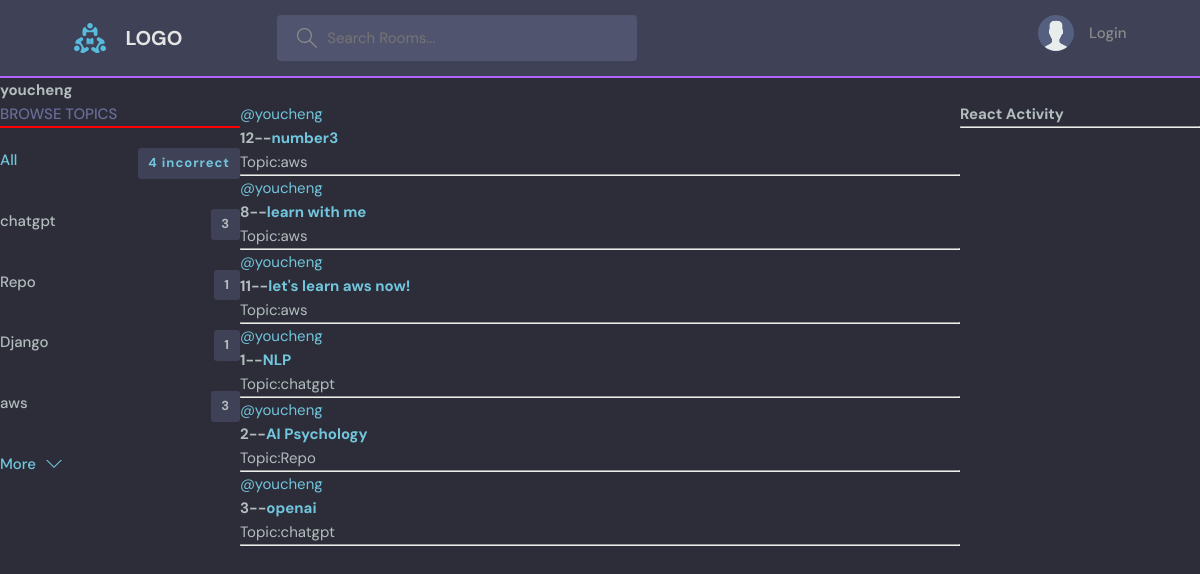
Page /profile/1/ on the committed database.
### base/models.py (models this page shows, shortened)
class Topic(models.Model):
    name = models.CharField(max_length=200)

class Room(models.Model): #Room 是 Topic 的child
    host = models.ForeignKey(User, on_delete=models.SET_NULL, null=True)
    topic = models.ForeignKey(Topic, on_delete=models.SET_NULL, null=True) #Class topic在上面，所以直接用，如果是在下面，要以字串'Topic'呼叫
    name = models.CharField(max_length=200)
    description = models.TextField(null=True, blank=True)
    participants = models.ManyToManyField(
        User, related_name='participants', blank=True) #前面用過User表格了，這裡要在取用另一個User表格，所以要related_name
    updated = models.DateTimeField(auto_now=True)
    created = models.DateTimeField(auto_now_add=True)
    class Meta:
       ordering = ['-updated', '-created']

### base/views.py (the view)
# urls.py: path('profile/<str:pk>/', views.userProfile, name="user-profile"),
def userProfile(request,pk):
    user = User.objects.get(id=pk)
    rooms = user.room_set.all()
    room_message = user.message_set.all()
    topics = Topic.objects.all()
    context = {'user':user,
               'rooms':rooms,
               'room_message':room_message,
               'topics':topics}
    return render(request,'base/profile.html',context)

### base/templates/base/profile.html (shortened to what this page needs)
{% extends 'main.html' %}
{% block content %}
<h1>{{user.username}}</h1>
<div class="profile-container">
    <div>
        {% include 'base/topics_component.html' %}
    </div>
    <div>
        {% include 'base/feed_component.html' %}
    </div>
    <div>
        {% include 'base/activity_component.html' %}
    </div>
</div>
{% endblock %}

### base/templates/base/topics_component.html
<div class="topics">
    <div class="topics__header">
      <h2>Browse Topics</h2>
      <hr color="red">
    </div>
    <ul class="topics__list">
      <li>
        <a href="{% url 'home' %}" class="active">All <span>{{topics.count}} incorrect</span></a>
      </li>
      {% for topic in topics %}
      <li>
        <a href="{% url 'home' %}?q={{topic.name}}">{{topic.name}} <span>{{topic.room_set.count}}</span></a>
      </li>
      {% endfor%}
    </ul>
    <a class="btn btn--link" href="topics.html">
      More
      <svg version="1.1" xmlns="http://www.w3.org/2000/svg" width="32" height="32" viewBox="0 0 32 32">
        <title>chevron-down</title>
        <path d="M16 21l-13-13h-3l16 16 16-16h-3l-13 13z"></path>
      </svg>
    </a>
  </div>

### base/templates/base/feed_component.html (shortened to what this page needs)
<div>
    {% for room in rooms %}
    <div>
        <a href="{% url 'user-profile' room.host.id %}"> @{{room.host.username}}</a>
        <h5>{{room.id}}--<a href="/room/{{room.id}}">{{room.name}}</a></h5>
        <small>Topic:{{room.topic.name}}</small>
        <hr>
    </div>
    {% endfor %}
</div>

### static/styles/style.css (style rules this page uses)
:root { --color-main: #71c6dd; --color-main-light: #e1f6fb; --color-dark: #3f4156; --color-dark-medium: #51546e; --color-dark-light: #696d97; --color-light: #e5e5e5; --color-gray: #8b8b8b; --color-light-gray: #b2bdbd; --color-bg: #2d2d39; --color-success: #5dd693; --color-error: #fc4b0b; }
* { font-family: "DM Sans", -apple-system, BlinkMacSystemFont, "Segoe UI", Roboto, Oxygen, Ubuntu, Cantarell, "Open Sans", "Helvetica Neue", sans-serif; margin: 0; padding: 0; box-sizing: border-box; text-rendering: optimizeLegibility; font-size: inherit; }
html { font-size: 56.25%; }
@media only screen and (min-width: 1200px) { html { font-size: 62.5%; } }
body { line-height: 1.6; font-weight: 400; font-size: 1.5rem; color: var(--color-light-gray); background-color: var(--color-bg); min-height: 100vh; }
a { display: inline-block; color: var(--color-main); text-decoration: none; }
.btn { background-color: transparent; border: none; display: inline-flex; align-items: center; gap: 1rem; cursor: pointer; transition: all ease-in-out 0.3s; padding: 1rem 2rem; border-radius: 5px; box-shadow: 1px 1px 3px 1px rgba(0, 0, 0, 0.15); font-weight: 500; }
.btn--link { border-radius: 0; padding: 0; color: var(--color-main); box-shadow: none; }
.btn > svg { fill: currentColor; width: 1.6rem; height: 1.6rem; }
.topics__header { margin-bottom: 2rem; }
.topics__header h2 { text-transform: uppercase; font-weight: 500; color: var(--color-dark-light); }
.topics__list { list-style: none; }
.topics__list li a { display: flex; justify-content: space-between; margin-bottom: 3rem; font-weight: 500; color: var(--color-light-gray); transition: all 0.3s ease-in-out; }
.topics__list li a.active, .topics__list li a:hover { color: var(--color-main); }
.topics__list li a span { padding: 0.5rem 1rem; background-color: var(--color-dark); border-radius: 3px; font-size: 1.3rem; font-weight: 700; letter-spacing: 1px; }

### base/templates/base/profile.html (style rules this page uses)
.profile-container { display:grid; grid-template-columns: 1fr 3fr 1fr; }

### rows in the picture
Topic: name "chatgpt", room_set.count "3"
Topic: name "Repo", room_set.count "1"
Topic: name "Django", room_set.count "1"
Topic: name "aws", room_set.count "3"
Room: host.username "youcheng", id "12", name "number3", topic.name "aws"
Room: host.username "youcheng", id "8", name "learn with me", topic.name "aws"
Room: host.username "youcheng", id "11", name "let's learn aws now!", topic.name "aws"
Room: host.username "youcheng", id "1", name "NLP", topic.name "chatgpt"
Room: host.username "youcheng", id "2", name "AI Psychology", topic.name "Repo"
Room: host.username "youcheng", id "3", name "openai", topic.name "chatgpt"

### other values in the picture
{{ user.username }} "youcheng"
{{ topics.count }} "4"
